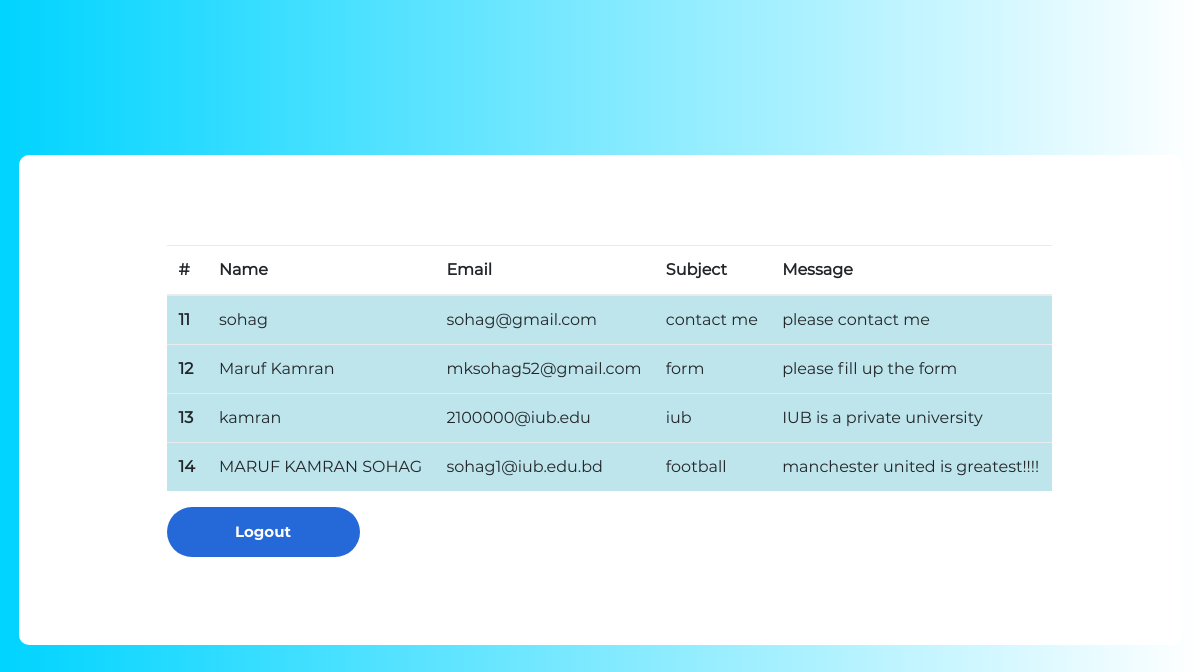
Screenshot of /show_entries.php (signed in) with the database file from the repository.
### tables this page shows
CREATE TABLE `entries` (
  `id` int(11) NOT NULL,
  `name` varchar(50) NOT NULL,
  `email` varchar(50) NOT NULL,
  `subject` varchar(200) NOT NULL,
  `message` varchar(5000) NOT NULL
);

### show_entries.php (called while the page is built, shortened)
<?php
	require_once 'core/init.php';
	include 'includes/header.php';
?>
<?php
	include 'includes/show_entries.php';
?>
<?php
	include 'includes/footer.php';
?>

### includes/show_entries.php (the view, shortened to what this page needs)
<?php
      $sql = "SELECT *
              FROM entries
              ";
      $pquery = $db->query($sql);
?>
<div class="contact1">
		<div class="container-contact1">
            <table class="table table-striped w-auto no-wrap" id="entries">
              <thead>
                <tr>
                  <th>#</th>
                  <th>Name</th>
                  <th>Email</th>
                  <th>Subject</th>
                  <th>Message</th>
                </tr>
              </thead>
              <tbody>
                <tr class="table-info">
                    <?php while ($parent = mysqli_fetch_assoc($pquery)) : ?>
                    <tr class="table-info">
                      <th scope="row"><?php echo $parent['id'];?></th>
                      <td><?php echo $parent['name'];?></td>
                      <td><?php echo $parent['email'];?></td>
                      <td><?php echo $parent['subject'];?></td>
                      <td><?php echo $parent['message'];?></td>
                    </tr>
                <?php endwhile;?>
              </tbody>
            </table>
            <a href="logout.php" class="contact1-form-btn" role="button" id="logoutButton">Logout</a>
		</div>
	</div>

### includes/header.php (shortened to what this page needs)
<!DOCTYPE html>
<html lang="en">
<head>
	<link rel="stylesheet" type="text/css" href="vendor/bootstrap/css/bootstrap.min.css">
	<link rel="stylesheet" type="text/css" href="fonts/font-awesome-4.7.0/css/font-awesome.min.css">
	<link rel="stylesheet" type="text/css" href="vendor/animate/animate.css">
	<link rel="stylesheet" type="text/css" href="vendor/css-hamburgers/hamburgers.min.css">
	<link rel="stylesheet" type="text/css" href="vendor/select2/select2.min.css">
	<link rel="stylesheet" type="text/css" href="css/util.css">
	<link rel="stylesheet" type="text/css" href="css/main.css">
</head>
<body>

### includes/footer.php (shortened to what this page needs)
</body>
</html>

### css/main.css (style rules this page uses)
* { margin: 0px; padding: 0px; box-sizing: border-box; }
body, html { height: 100%; font-family: Montserrat-Regular, sans-serif; }
a { font-family: Montserrat-Regular; font-size: 14px; line-height: 1.7; color: #666666; margin: 0px; transition: all 0.4s; -webkit-transition: all 0.4s; -o-transition: all 0.4s; -moz-transition: all 0.4s; }
.contact1 { width: 100%; min-height: 100%; padding: 15px; background: rgb(0,212,255); background: -webkit-linear-gradient(90deg, rgba(0,212,255,1) 0%, rgba(255,255,255,1) 100%); background: -o-linear-gradient(90deg, rgba(0,212,255,1) 0%, rgba(255,255,255,1) 100%); background: -moz-linear-gradient(90deg, rgba(0,212,255,1) 0%, rgba(255,255,255,1) 100%); background: linear-gradient(90deg, rgba(0,212,255,1) 0%, rgba(255,255,255,1) 100%); display: -webkit-box; display: -webkit-flex; display: -moz-box; display: -ms-flexbox; display: flex; flex-wrap: wrap; justify-content: center; align-items: center; }
.container-contact1 { width: 1163px; background: #fff; border-radius: 10px; overflow: hidden; display: -webkit-box; display: -webkit-flex; display: -moz-box; display: -ms-flexbox; display: flex; flex-wrap: wrap; justify-content: space-between; align-items: center; padding: 90px 130px 88px 148px; }
.contact1-form-btn { min-width: 193px; height: 50px; border-radius: 25px; background: #2469d7; font-family: Montserrat-Bold; font-size: 15px; line-height: 1.5; color: #fff; display: -webkit-box; display: -webkit-flex; display: -moz-box; display: -ms-flexbox; display: flex; justify-content: center; align-items: center; padding: 0 25px; -webkit-transition: all 0.4s; -o-transition: all 0.4s; -moz-transition: all 0.4s; transition: all 0.4s; }

### rows the page displays
entries: id "11", name "sohag", email "sohag@gmail.com", subject "contact me", message "please contact me"
entries: id "12", name "Maruf Kamran", email "mksohag52@gmail.com", subject "form", message "please fill up the form"
entries: id "13", name "kamran", email "2100000@iub.edu", subject "iub", message "IUB is a private university"
entries: id "14", name "MARUF KAMRAN SOHAG", email "sohag1@iub.edu.bd", subject "football", message "manchester united is greatest!!!!"
